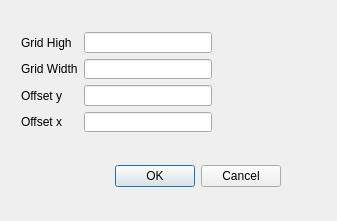
<?xml version="1.0" encoding="UTF-8"?>
<ui version="4.0">
 <class>GridCfgDialog</class>
 <widget class="QDialog" name="GridCfgDialog">
  <property name="geometry">
   <rect>
    <x>0</x>
    <y>0</y>
    <width>337</width>
    <height>221</height>
   </rect>
  </property>
  <property name="windowTitle">
   <string>Dialog</string>
  </property>
  <widget class="QDialogButtonBox" name="buttonBox">
   <property name="geometry">
    <rect>
     <x>20</x>
     <y>160</y>
     <width>261</width>
     <height>32</height>
    </rect>
   </property>
   <property name="orientation">
    <enum>Qt::Horizontal</enum>
   </property>
   <property name="standardButtons">
    <set>QDialogButtonBox::Cancel|QDialogButtonBox::Ok</set>
   </property>
  </widget>
  <widget class="QWidget" name="">
   <property name="geometry">
    <rect>
     <x>21</x>
     <y>32</y>
     <width>191</width>
     <height>100</height>
    </rect>
   </property>
   <layout class="QGridLayout" name="gridLayout">
    <item row="0" column="0">
     <widget class="QLabel" name="label">
      <property name="text">
       <string>Grid High</string>
      </property>
     </widget>
    </item>
    <item row="1" column="0" colspan="2">
     <widget class="QLabel" name="label_2">
      <property name="text">
       <string>Grid Width</string>
      </property>
     </widget>
    </item>
    <item row="1" column="2">
     <widget class="QLineEdit" name="grid_width"/>
    </item>
    <item row="2" column="0">
     <widget class="QLabel" name="label_3">
      <property name="text">
       <string>Offset y</string>
      </property>
     </widget>
    </item>
    <item row="2" column="2">
     <widget class="QLineEdit" name="offset_y"/>
    </item>
    <item row="3" column="0">
     <widget class="QLabel" name="label_4">
      <property name="text">
       <string>Offset x</string>
      </property>
     </widget>
    </item>
    <item row="0" column="2">
     <widget class="QLineEdit" name="grid_high"/>
    </item>
    <item row="3" column="2">
     <widget class="QLineEdit" name="offset_x"/>
    </item>
   </layout>
  </widget>
 </widget>
 <resources/>
 <connections>
  <connection>
   <sender>buttonBox</sender>
   <signal>accepted()</signal>
   <receiver>GridCfgDialog</receiver>
   <slot>accept()</slot>
   <hints>
    <hint type="sourcelabel">
     <x>248</x>
     <y>254</y>
    </hint>
    <hint type="destinationlabel">
     <x>157</x>
     <y>274</y>
    </hint>
   </hints>
  </connection>
  <connection>
   <sender>buttonBox</sender>
   <signal>rejected()</signal>
   <receiver>GridCfgDialog</receiver>
   <slot>reject()</slot>
   <hints>
    <hint type="sourcelabel">
     <x>316</x>
     <y>260</y>
    </hint>
    <hint type="destinationlabel">
     <x>286</x>
     <y>274</y>
    </hint>
   </hints>
  </connection>
 </connections>
</ui>
